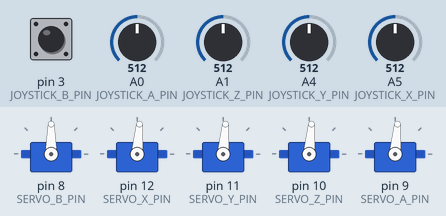
The sketch below on a simulated Arduino Uno, built with avr-gcc and run on an emulated ATmega328P. On the bench: 5 × servo. Inputs (shaded band) come from the test bench; at power-on: A5 (JOYSTICK_X_PIN) = 512, A0 (JOYSTICK_A_PIN) = 512, A1 (JOYSTICK_Z_PIN) = 512, pin 3 (JOYSTICK_B_PIN) HIGH, A4 (JOYSTICK_Y_PIN) = 512.

Above: at 1.2 s.
1.3 s: A5 (JOYSTICK_X_PIN) set to 481
At 3.37 s:
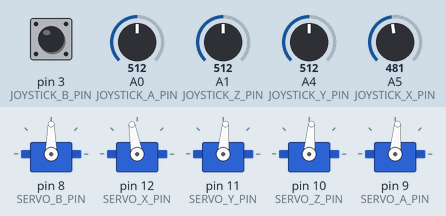
4.3 s: A0 (JOYSTICK_A_PIN) set to 526
7.3 s: A0 (JOYSTICK_A_PIN) set to 551
At 7.41 s:
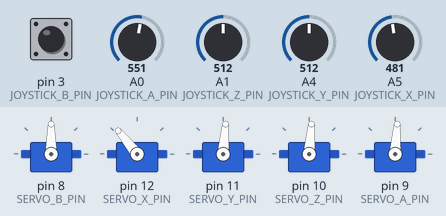
10.3 s: A1 (JOYSTICK_Z_PIN) set to 547
At 10.47 s:
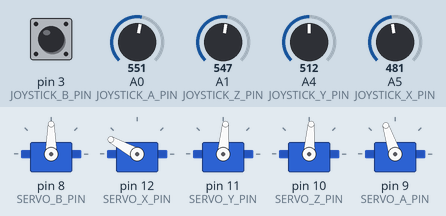
13.3 s: pin 3 (JOYSTICK_B_PIN) pulled LOW for 3.2 s
At 13.6 s:
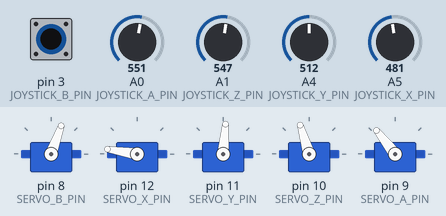
18.0 s: A4 (JOYSTICK_Y_PIN) set to 716
At 24.5 s:
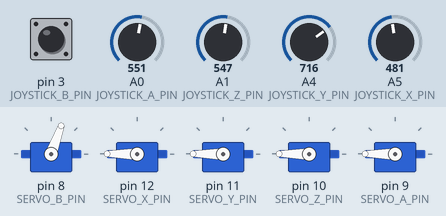
Timing chart, 0 to 24.9 s (numbered marks = the images above; inputs shaded):
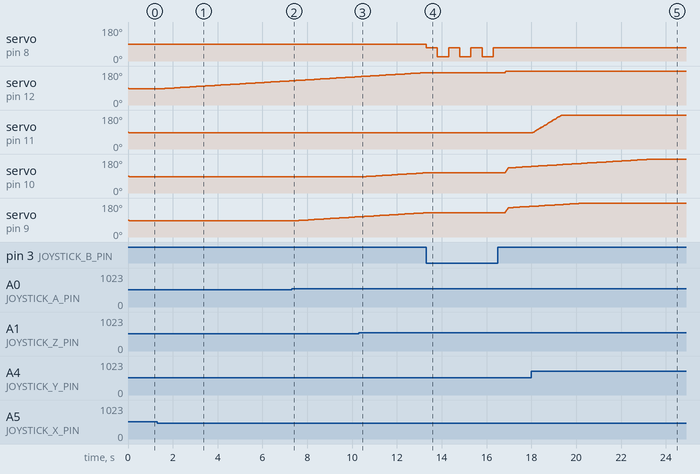

Measured:
- the behaviour switches between 489 and 488 on A5 (JOYSTICK_X_PIN) (found by bisection; images 0 and 1)
- the behaviour switches between 534 and 535 on A0 (JOYSTICK_A_PIN) (found by bisection; images 1 and 2)
- the behaviour switches between 534 and 535 on A1 (JOYSTICK_Z_PIN) (found by bisection; images 2 and 3)
- after the input at 1.3 s, servo on pin 12 (SERVO_X_PIN): moves from 85° to 107° over 2.9 s, starting after 0.06 s
- after the input at 7.3 s, servo on pin 9 (SERVO_A_PIN): moves from 85° to 107° over 2.9 s, starting at once
- after the input at 10.3 s, servo on pin 10 (SERVO_Z_PIN): moves from 85° to 107° over 2.9 s, starting after 0.06 s
- after the input at 13.3 s, servo on pin 8 (SERVO_B_PIN): alternates 70° for 0.50 s and 22° for 0.50 s, 7 changes in all, then stays 70°, starting at once
- after the input at 18.0 s, servo on pin 11 (SERVO_Y_PIN): moves from 85° to 180° over 1.3 s, starting at once

The sketch:

Final_code.ino
```cpp
/* Control of robtics arm using servos and joysticks
 *
 *  by Godfrey Inyama
 *  for Group 13
 *
 *  A ring buffers are used to average the
 *  ADC readings from five potentiometers.
 *  This average is used to control
 *  speed of five hobby servos.
 *
 */

#include <Servo.h>
#include <math.h>

#define SERVO_X_PIN 12   //base
#define SERVO_Y_PIN 11   //elbow1 moving up from base
#define SERVO_Z_PIN 10   //elbow2 moving up from elbow1
#define SERVO_A_PIN 9    //elbow3 moving up from elbow2
Servo SERVO_B_PIN;       //end effector moving up from elbow3

// Link lengths
const float link1Length = 0.08;
const float link2Length = 0.15;
const float link3Length = 0.09;
const float gripperLength = 0.08;

// Joysticks assigned to analog pins
// with JOYSTICK_B_PIN assigned for digital read

const byte JOYSTICK_X_PIN = A5;
const byte JOYSTICK_Y_PIN = A4;
const byte JOYSTICK_Z_PIN = A1;
const byte JOYSTICK_A_PIN = A0;
const byte JOYSTICK_B_PIN = 3;

// set the direction for individual servo
const byte SERVOS_IN_USE = 4;
const boolean SERVO_REVERSE_FLAG[] = {1, 0, 0, 0, 0}; //set to one if servo should be reversed

const long MIN_PULSE[] = {850, 850, 850, 850};
const long MAX_PULSE[] = {2100, 2100, 2100, 2100};
const long MIN_POT = 0;
const long MAX_POT = 1023;
const long POWER_OF_TWO_TO_AVERAGE = 4;

boolean state = false;  //initialize the state if the push button

// Changing "POWER_OF_TWO_TO_AVERAGE" changes several other constants.
// The constants "BUFFER_SIZE" and "BUFFER_LIMIT" are calculated based on "POWER_OF_TWO_TO_AVERAGE".
//long SERVO_PULSE_RANGE[SERVOS_IN_USE];
// This isn't really a consstant but we only set the value once.


const byte SERVO_PIN[] = {SERVO_X_PIN, SERVO_Y_PIN, SERVO_Z_PIN, SERVO_A_PIN};
const byte JOYSTICK_PIN[] = {JOYSTICK_X_PIN, JOYSTICK_Y_PIN, JOYSTICK_Z_PIN, JOYSTICK_A_PIN};

//const long POT_RANGE = MAX_POT - MIN_POT;

const int BUFFER_SIZE = 1 << POWER_OF_TWO_TO_AVERAGE; // Do not change.
const int BUFFER_LIMIT = BUFFER_SIZE - 1;             // Do not change.

// Time constants and variables should be unsigned longs.
const unsigned long ANALOG_READ_PERIOD = 5000;  // read pots at 200Hz "ANALOG_READ_PERIOD" must be <= "DEBUG_PERIOD"
const unsigned long DEBUG_PERIOD = 100000;      // update serial at 4Hz "DEBUG_PERIOD" must be >= "SERVO_PERIOD"
const unsigned long SERVO_PERIOD = 20000;       // update servo at 50Hz

const long LOW_CENTER_THRESHOLD = 477;
const long HIGH_CENTER_THRESHOLD = 515;
const long POT_TO_SPEED_CONSTANT = 20;           // regulate servo speed, higher value = slower speed.

long averagingBuffer[SERVOS_IN_USE][BUFFER_SIZE];
int bufferIndex = 0;
long servoPosition[SERVOS_IN_USE];

long bufferTotal[SERVOS_IN_USE];

unsigned long lastDebug;
unsigned long lastServo;
unsigned long lastAnalogRead;

Servo myServo[SERVOS_IN_USE];

void setup()
{
  SERVO_B_PIN.attach (8); //for digital read for end effector
  pinMode (JOYSTICK_B_PIN, INPUT_PULLUP);
  Serial.begin(9600);
  for (int i = 0; i < SERVOS_IN_USE; i++)
  {
    servoPosition[i] = MIN_PULSE[i] + ((MAX_PULSE[i] - MIN_PULSE[i]) / 2);
    myServo[i].writeMicroseconds(servoPosition[i]); // start servo in center position
    myServo[i].attach(SERVO_PIN[i], MIN_PULSE[i], MAX_PULSE[i]);
    bufferTotal[i] = 0;
    for (int j; j < BUFFER_SIZE; j++) // Fill buffer with start position.
    {
      averagingBuffer[i][j] = (MAX_POT - MIN_POT) / 2;
      bufferTotal[i] += averagingBuffer[i][j];
    }
  }

  lastDebug = micros();
  lastServo = lastDebug;
  lastAnalogRead = lastDebug;
}

void loop()
{
  checkAnalogReadTime();  //calling analog read function below
  checkDigitalReadTime(); //calling digital read function below
  //inverseKinematics(0.16, 0.14, 1.0, 0.4);
}

void checkAnalogReadTime()
{
  if (micros() - lastAnalogRead > ANALOG_READ_PERIOD)
  {
    lastAnalogRead += ANALOG_READ_PERIOD;
    long joystickInput;

    bufferIndex++;
    bufferIndex &= BUFFER_LIMIT;

    for (int i = 0; i < SERVOS_IN_USE; i++)
    {
      joystickInput = analogRead(JOYSTICK_PIN[i]);
      if (SERVO_REVERSE_FLAG[i])
      {
        joystickInput = MAX_POT - joystickInput;
      }
      bufferTotal[i] -= averagingBuffer[i][bufferIndex]; // out with the old
      averagingBuffer[i][bufferIndex] = joystickInput;
      bufferTotal[i] += averagingBuffer[i][bufferIndex]; // in with the new
    }
    checkServoTime();
  }
}

void checkDigitalReadTime()
{
  if (digitalRead(JOYSTICK_B_PIN) == LOW) {

  if (state == false) {
    state = true;
    SERVO_B_PIN.write (70);
    delay (500);
  } else {
    state = false;
    SERVO_B_PIN.write(22);
    delay(500);
  }
 }
}


void checkServoTime()
// Called from "checkAnalogReadTime" function.
{
  if (micros() - lastServo > SERVO_PERIOD)
  {
    lastServo += SERVO_PERIOD;
    controlServo();
  }
}


void controlServo()
// Called from "checkServoTime" function.
{
  long average;
  long servoSpeed;
  boolean debugFlag = checkDebugTime();

  for (int i = 0; i < SERVOS_IN_USE; i++)
  {
    average = bufferTotal[i] >> POWER_OF_TWO_TO_AVERAGE;
    if (average < LOW_CENTER_THRESHOLD)
    {
      servoSpeed = (average - LOW_CENTER_THRESHOLD) / POT_TO_SPEED_CONSTANT;
      // negative speed proportional to distance from center pot
    }
    else if  (average > HIGH_CENTER_THRESHOLD)
    {
      servoSpeed = (average - HIGH_CENTER_THRESHOLD) / POT_TO_SPEED_CONSTANT;
      // positive speed
    }
    else // pot in dead zone
    {
      servoSpeed = 0;
    }
    servoPosition[i] += servoSpeed;
    if (servoPosition[i] > MAX_PULSE[i])
    {
      servoPosition[i] = MAX_PULSE[i];
    }
    else if (servoPosition[i] < MIN_PULSE[i])
    {
      servoPosition[i] = MIN_PULSE[i];
    }
    myServo[i].writeMicroseconds(servoPosition[i]);
    if (debugFlag)
    {
      //debugServo(i, average, servoPosition[i], servoSpeed);
    }
  }
}

boolean checkDebugTime()
// Called from "controlServo" function.
// This method checks to see if it's time to
// display data.
{
  boolean debugFlag = 0;
  if (micros() - lastDebug > DEBUG_PERIOD)
  {
    lastDebug += DEBUG_PERIOD;
    debugFlag = 1;
  }
  return debugFlag;
}


void debugServo(int servoIndex, long average, long servoOutput, long servoSpeed)
// Called from "controlServo" function.
// Serial output slows down code execution.
// It would probably be a good idea to remove this section of code
// once the program is working as hoped and when serial
// output is now longer desired.
{
  Serial.print(F("servo # "));
  Serial.print(servoIndex, DEC);
  Serial.print(F(": average = "));
  Serial.print(average, DEC);
  Serial.print(F(", position = "));
  Serial.print(servoOutput, DEC);
  Serial.print(F(", spead = "));
  Serial.println(servoSpeed, DEC);
}

void inverseKinematics(float x, float y, float z, float orientationAngle) {
  //Calculate angles
  float theta1 = atan2(x, y);
  Serial.println("Theta1: ");
  Serial.println(theta1);
  float p1 = x * cos(theta1) + y * sin(theta1) - gripperLength * cos(orientationAngle);
  Serial.println("p1: ");
  Serial.println(p1);
  float p2 = z - gripperLength * sin(orientationAngle);
  Serial.println("p2: ");
  Serial.println(p2);
  float c3 = (pow(p1, 2.0) + pow(p2, 2.0) - pow(link2Length, 2.0) - pow(link3Length, 2.0)) / (2.0 * link2Length * link3Length);
  Serial.println("c3: ");
  Serial.println(c3);

  float link3Angle = atan2(sqrt(1 - pow(c3, 2.0)), c3);
  Serial.println("linkAngle3: ");
  Serial.println(link3Angle);
  float link2Angle = atan2(((link3Length * c3 + link2Length) * p2) - (link3Length * p1 * sin(link3Angle)), (((link3Length * c3 + link2Length) * p1) + (link3Length * p2 * sin(link3Angle))));
  Serial.println("linkAngle2: ");
  Serial.println(link2Angle);

  float gripperAngle = orientationAngle - link2Angle - link3Angle;

  //Convert to degrees
  theta1 = theta1 * 180.0 / M_PI;
  link2Angle = link2Angle * 180.0 / M_PI;
  link3Angle = (link3Angle - M_PI * 2) * 180.0 / M_PI;
  gripperAngle = (gripperAngle + M_PI*2) * 180.0 / M_PI;

  Serial.println("Angle0:");
  Serial.println(theta1);
  Serial.println("Angle1:");
  Serial.println(link2Angle);
  Serial.println("Angle2:");
  Serial.println(link3Angle);
  Serial.println("Angle3:");
  Serial.println(gripperAngle);

  //Adjust to servo reference frames
  link2Angle = link2Angle + 90;
  if (link2Angle > 180) {
    link2Angle = link2Angle - 180;
  }
  gripperAngle = gripperAngle + 90;
  link3Angle = 90 - link3Angle;
  if (gripperAngle > 180) {
    gripperAngle = gripperAngle - 180;
  }

  //Check valid for servos
  bool valid = true;
  if((0.0 >= theta1) || (theta1 >= 180.0)){
    Serial.println("1");
    Serial.println(theta1);
    valid = false;
  }else if((0 >= link2Angle) || (link2Angle >= 180)) {
    valid = false;
    Serial.println("2");
  }else if((0 >= link3Angle) || (link3Angle >= 180)) {
    valid = false;
    Serial.println("3");
  }else if((0 >= gripperAngle) || (gripperAngle >= 180)) {
    valid = false;
    Serial.println("4");
  }

  //Send angles if valid
  if (valid == true){
    servoPosition[0] = theta1;
    servoPosition[1] = link2Angle;
    servoPosition[2] = link3Angle;
    servoPosition[3] = gripperAngle;
    for (int i = 0; i < SERVOS_IN_USE; i++) {
      myServo[i].write(servoPosition[i]);
    }
    Serial.println("Valid position");
  }else {
    Serial.println("Invlaid Position");
  }
  Serial.println("Angle0:");
  Serial.println(theta1);
  Serial.println("Angle1:");
  Serial.println(link2Angle);
  Serial.println("Angle2:");
  Serial.println(link3Angle);
  Serial.println("Angle3:");
  Serial.println(gripperAngle);
}
```
